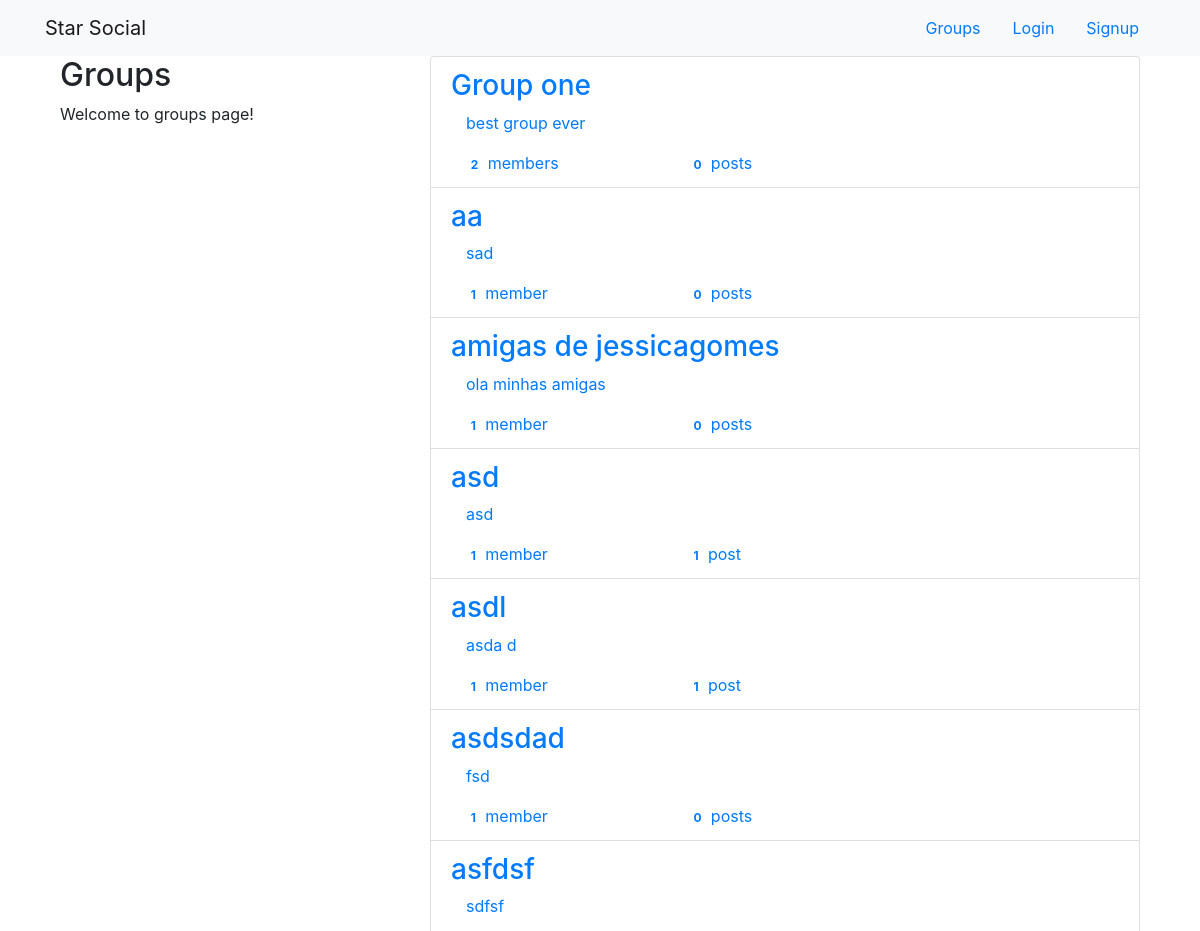
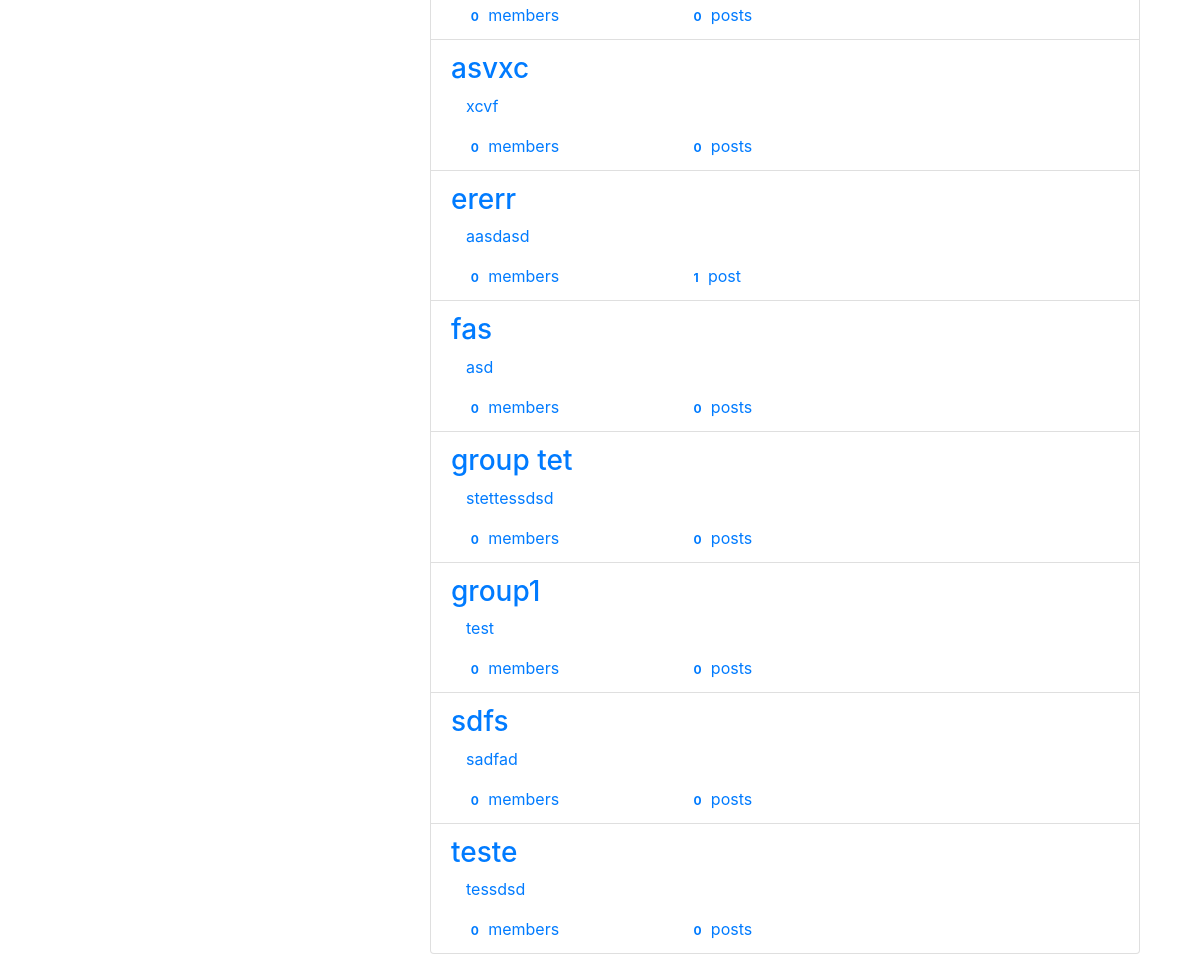
The app's page /groups/ with its own data (2 pictures, top to bottom).
### groups/models.py (models this page shows, shortened)
class Group(models.Model):
    name = models.CharField(max_length=250, unique=True)
    slug = models.SlugField(allow_unicode=True, unique=True)
    description = models.TextField(blank=True)
    description_html = models.TextField(editable=False, blank=True)
    members = models.ManyToManyField(User, through='GroupMember')
    class Meta:
        ordering = ['name']

### groups/views.py (the view)
# urls.py: path('', views.ListGroups.as_view(), name='all'),
class ListGroups(generic.ListView):
    model = Group

### groups/templates/groups/group_list.html (shortened to what this page needs)
{% extends 'groups/group_base.html' %}
{% block pregroup %}
<div class='col-md-4'>
    <div class='content'>
        <h2>Groups</h2>
        <p>Welcome to groups page!</p>
    </div>
</div>
{% endblock  %}
{% block group_content %}
<div class="col-md-8">
	<div class="list-group">
		{% for group in object_list %}
        <a class="list-group-item" href="{% url 'groups:single' slug=group.slug %}">
            <h3 class="title list-group-item-heading">{{ group.name }}</h3>
            <div class="list-group-item-text container-fluid">
                {{ group.description_html|safe }}
                <div class="row">
                    <div class="col-md-4">
                        <span class="badge">{{ group.members.count }}</span> member{{ group.members.count|pluralize }}
                    </div>
                    <div class="col-md-4">
                        <span class="badge">{{ group.posts.count }}</span> post{{ group.posts.count|pluralize }}
                    </div>
                </div>
            </div>
        </a>
		{% endfor %}
	</div>
</div>
{% endblock %}

### groups/templates/groups/group_base.html (shortened to what this page needs)
{% extends 'base.html' %}
{% block content %}
<div class='container'>
    <div class='row'>
        {% block pregroup %} {% endblock %}
        {% block group_content %} {% endblock %}
    </div>
</div>
{% endblock  %}

### templates/base.html (shortened to what this page needs)
<!DOCTYPE html>
{% load static %}
<html lang="en">
<head>
    <link rel="stylesheet" href="https://stackpath.bootstrapcdn.com/bootstrap/4.5.0/css/bootstrap.min.css">    <link href="//netdna.bootstrapcdn.com/bootstrap/3.0.0/css/bootstrap-glyphicons.css" rel="stylesheet">
    <link rel="stylesheet" href="{% static 'simplesocial/css/master.css' %}">
</head>
<body>
    <nav class="mynav navbar navbar-expand-lg navbar-light bg-light" role='navigation' id='navbar'>
        <div class='container'>
            <a class="navbar-brand mynav" href="{% url 'home' %}">Star Social</a>
            <ul class='nav ml-auto'>
                {% if user.is_authenticated %}
                    <li><a class="nav-item nav-link" href="{% url 'posts:create' %}">Post</a></li>
                    <li><a class="nav-item nav-link" href="{% url 'groups:all' %}">Groups</a></li>
                    <li><a class="nav-item nav-link" href="{% url 'groups:create' %}">Create Group</a></li>
                    <li><a class="nav-item nav-link" href="{% url 'accounts:logout' %}">Logout</a></li>
                {% else %}
                    <li><a class="nav-item nav-link" href="{% url 'groups:all' %}">Groups</a></li>
                    <li><a class="nav-item nav-link" href="{% url 'accounts:login' %}">Login</a></li>
                    <li><a class="nav-item nav-link" href="{% url 'accounts:signup' %}">Signup</a></li>
                {% endif %}
            </ul>
        </div>
    </nav>
    <div class="container mycontent">
        {% block content %}
        {% endblock  %}
    </div>
</body>
</html>

### records on screen
Group: name "Group one", description_html "best group ever", members.count "2", posts.count "0"
Group: name "aa", description_html "sad", members.count "1", posts.count "0"
Group: name "amigas de jessicagomes", description_html "ola minhas amigas", members.count "1", posts.count "0"
Group: name "asd", description_html "asd", members.count "1", posts.count "1"
Group: name "asdl", description_html "asda d", members.count "1", posts.count "1"
Group: name "asdsdad", description_html "fsd", members.count "1", posts.count "0"
Group: name "asfdsf", description_html "sdfsf", members.count "0", posts.count "0"
Group: name "asvxc", description_html "xcvf", members.count "0", posts.count "0"
Group: name "ererr", description_html "aasdasd", members.count "0", posts.count "1"
Group: name "fas", description_html "asd", members.count "0", posts.count "0"
Group: name "group tet", description_html "stettessdsd", members.count "0", posts.count "0"
Group: name "group1", description_html "test", members.count "0", posts.count "0"
Group: name "sdfs", description_html "sadfad", members.count "0", posts.count "0"
Group: name "teste", description_html "tessdsd", members.count "0", posts.count "0"
